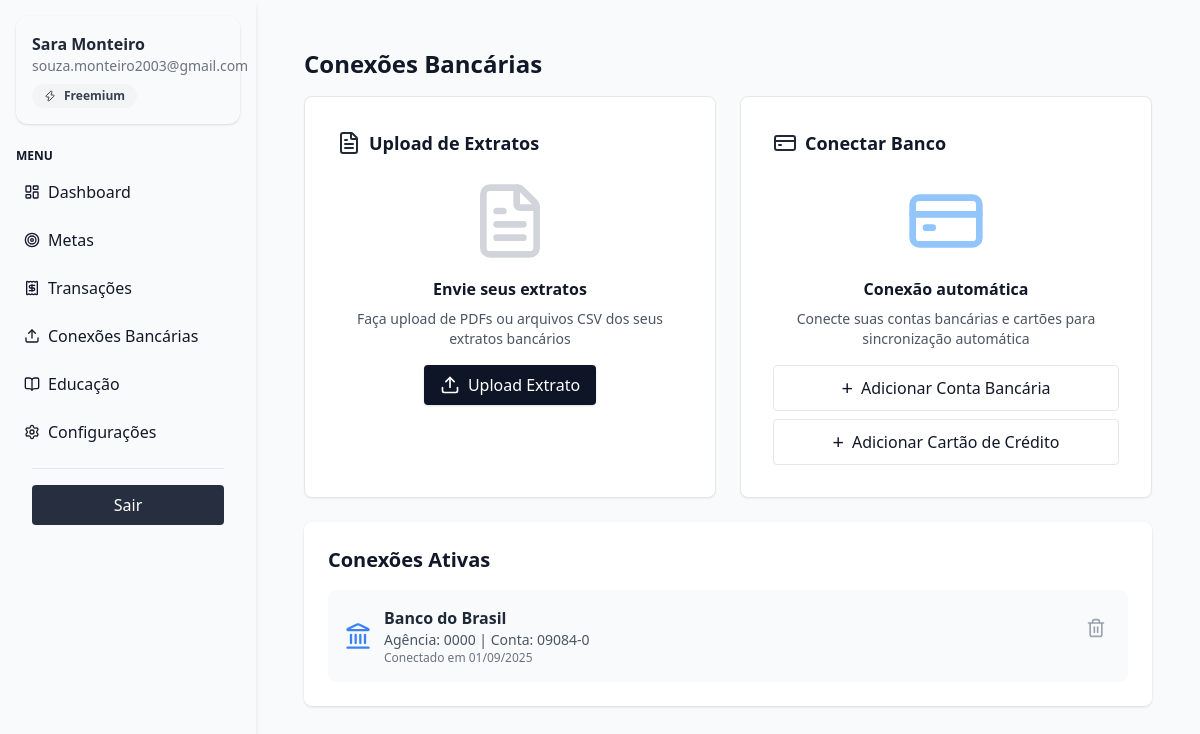
The page /educacao/conexoes_bancarias/ (signed in) on the database as committed earlier.
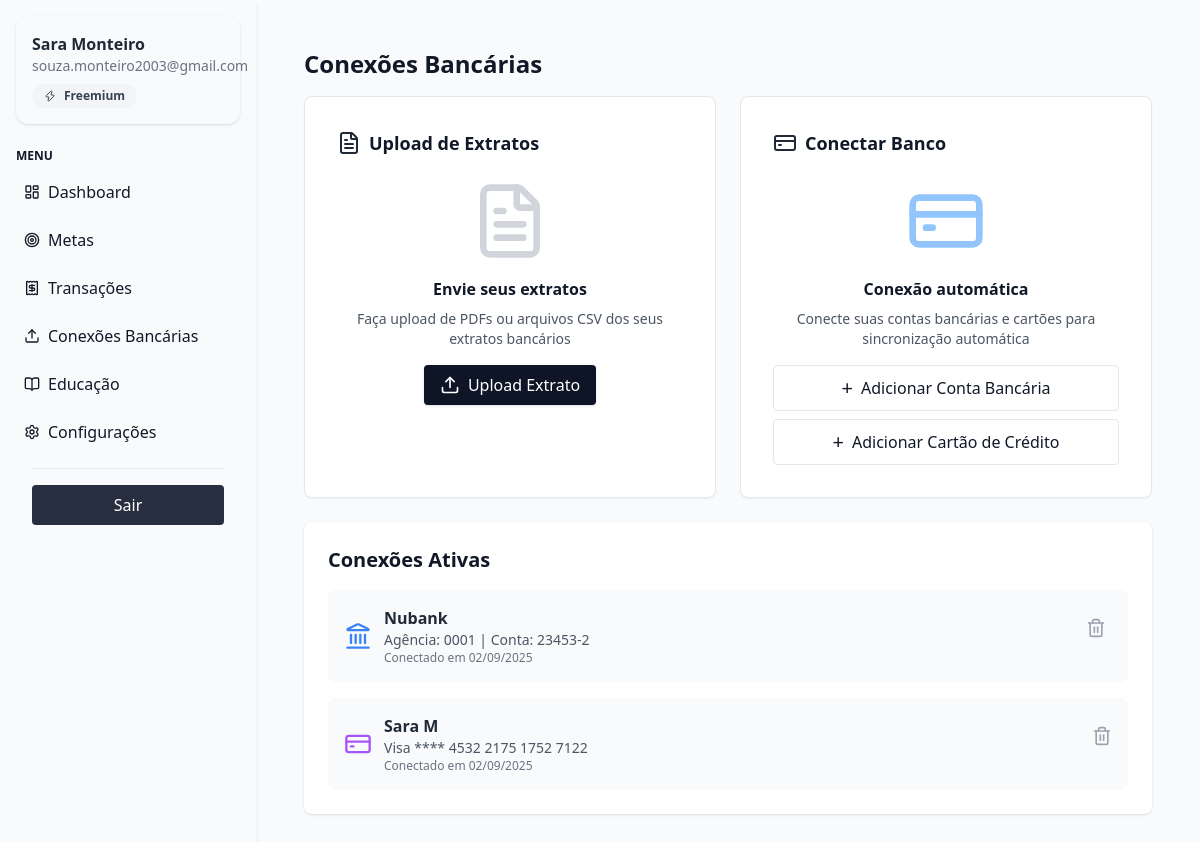
The same page on the database as committed later.
### financas/models.py (models this page shows, shortened)
class ContaBancaria(models.Model):
    usuario = models.ForeignKey(User, on_delete=models.CASCADE)
    banco = models.CharField(max_length=100)
    agencia = models.CharField(max_length=20)
    numero_conta = models.CharField(max_length=30)
    data_conectar = models.DateTimeField(auto_now_add=True)

class CartaoDeCredito(models.Model):
    usuario = models.ForeignKey(User, on_delete=models.CASCADE)
    nome_cartao = models.CharField(max_length=255)
    tipo = models.CharField(max_length=50, blank=True)
    validade = models.CharField(max_length=5, blank=True)
    numero_cartao = models.CharField(max_length=16)
    data_conectar = models.DateTimeField(auto_now_add=True)

### financas/views.py (the view)
# urls.py: path("conexoes_bancarias/", views.conexoes_bancarias, name="conexoes_bancarias"),
@login_required
def conexoes_bancarias(request):
    contas = ContaBancaria.objects.filter(usuario=request.user).order_by('-data_conectar')
    cartoes = CartaoDeCredito.objects.filter(usuario=request.user).order_by('-data_conectar')
    context = {
        'contas_ativas': contas,
        'cartoes_ativos': cartoes,
        "sem_header": True
    }
    return render(request, "financas/conexoes_bancarias.html", context)

### financas/templates/financas/conexoes_bancarias.html (shortened to what the changed rows need)
{% extends "financas/base.html" %} {% load static %}  {% block content %}
<div class="p-6">
  <h1 class="text-2xl font-bold mb-4">Conexões Bancárias</h1>
  <div class="grid grid-cols-1 md:grid-cols-2 gap-6 mb-6">
    <div class="bg-white border rounded-lg shadow-sm p-8">
      <h2 class="text-lg font-semibold flex items-center gap-2 mb-6 text-left">
        <i data-lucide="file-text" class="w-6 h-6 text-gray-800"></i>
        Upload de Extratos
      </h2>
    </div>
    <div class="bg-white border rounded-lg shadow-sm p-8">
      <h2 class="text-lg font-semibold flex items-center gap-2 mb-6 text-left">
        <i data-lucide="credit-card" class="w-6 h-6 text-gray-800"></i>
        Conectar Banco
      </h2>
    </div>
  </div>
  <div class="bg-white p-6 rounded-lg shadow">
    <h2 class="text-xl font-semibold mb-4">Conexões Ativas</h2>
    {% if contas_ativas or cartoes_ativos %}
    <div class="flex flex-col gap-4">
      {% for conta in contas_ativas %}
      <div class="bg-gray-50 p-4 rounded-lg flex items-center justify-between">
        <div class="flex items-center gap-3">
          <i data-lucide="landmark" class="w-7 h-7 text-blue-500"></i>
          <div>
            <h3 class="font-semibold text-gray-800">{{ conta.banco }}</h3>
            <p class="text-sm text-gray-600">
              Agência: {{ conta.agencia }} | Conta: {{ conta.numero_conta }}
            </p>
            <p class="text-xs text-gray-500">
              Conectado em {{ conta.data_conectar|date:"d/m/Y" }}
            </p>
          </div>
        </div>
        <div class="flex items-center gap-2">
          <form
            action="{% url 'financas:excluir_conta' conta.id %}"
            method="post"
            class="inline-block"
          >
            <button
              type="submit"
              class="w-8 flex items-center justify-center text-gray-400 hover:text-red-500 flex"
            >
              <i data-lucide="trash-2" class="w-5 h-5"></i>
            </button>
          </form>
        </div>
      </div>
      {% endfor %} {% for cartao in cartoes_ativos %}
      <div class="bg-gray-50 p-4 rounded-lg flex items-center justify-between">
        <div class="flex items-center gap-3">
          <i data-lucide="credit-card" class="w-7 h-7 text-purple-500"></i>
          <div>
            <h3 class="font-semibold text-gray-800">
              {{ cartao.nome_cartao }}
            </h3>
            <p class="text-sm text-gray-600">
              {{ cartao.tipo }} **** {{ cartao.numero_cartao }}
            </p>
            <p class="text-xs text-gray-500">
              Conectado em {{ cartao.data_conectar|date:"d/m/Y" }}
            </p>
          </div>
        </div>
        <div class="flex items-center gap-2">
          <form
            action="{% url 'financas:excluir_cartao' cartao.id %}"
            method="post"
            class="inline-block"
          >
            <button type="submit" class="text-gray-400 hover:text-red-500 flex">
              <i data-lucide="trash-2" class="w-5 h-5"></i>
            </button>
          </form>
        </div>
      </div>
      {% endfor %}
    </div>
    {% else %}
    <div class="text-center text-gray-500 py-6">
      <i data-lucide="banknote" class="w-10 h-10 mb-2 opacity-50"></i>
      <p>Nenhuma conexão ativa. Conecte suas contas para começar.</p>
    </div>
    {% endif %}
  </div>
</div>
{% endblock %}

Rows that differ between the two databases and show on the page:
removed ContaBancaria: banco "Banco do Brasil", agencia "0000", numero_conta "09084-0", data_conectar "01/09/2025"
added ContaBancaria: banco "Nubank", agencia "0001", numero_conta "23453-2", data_conectar "02/09/2025"
added CartaoDeCredito: nome_cartao "Sara M", tipo "Visa", numero_cartao "4532 2175 1752 7122", data_conectar "02/09/2025"
